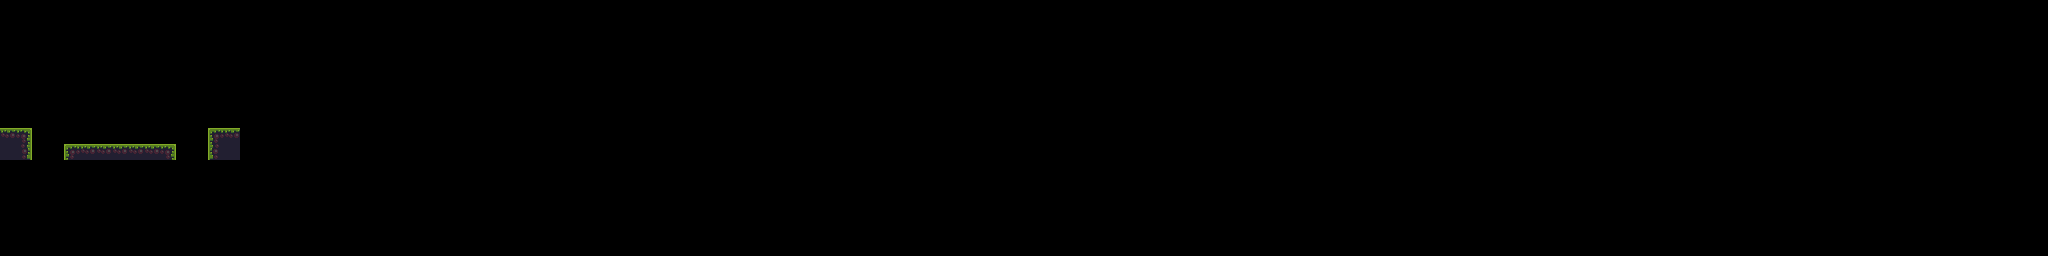

A level layout from a 2D game, rendered from its tile map. Below: a short description, then the map file with its tile-grid data intact:
An orthogonal 128x16 tile map with 16x16 px tiles, 1 tile layer (Tile Layer 1).

<map version="1.5" tiledversion="1.7.2" orientation="orthogonal" renderorder="right-down" width="128" height="16" tilewidth="16" tileheight="16" infinite="0" nextlayerid="2" nextobjectid="1">
 <tileset firstgid="1" source="tileset.tsx" />
 <layer id="1" name="Tile Layer 1" width="128" height="16">
  <data encoding="csv">
0,0,0,0,0,0,0,0,0,0,0,0,0,0,0,0,0,0,0,0,0,0,0,0,0,0,0,0,0,0,0,0,0,0,0,0,0,0,0,0,0,0,0,0,0,0,0,0,0,0,0,0,0,0,0,0,0,0,0,0,0,0,0,0,0,0,0,0,0,0,0,0,0,0,0,0,0,0,0,0,0,0,0,0,0,0,0,0,0,0,0,0,0,0,0,0,0,0,0,0,0,0,0,0,0,0,0,0,0,0,0,0,0,0,0,0,0,0,0,0,0,0,0,0,0,0,0,0,
0,0,0,0,0,0,0,0,0,0,0,0,0,0,0,0,0,0,0,0,0,0,0,0,0,0,0,0,0,0,0,0,0,0,0,0,0,0,0,0,0,0,0,0,0,0,0,0,0,0,0,0,0,0,0,0,0,0,0,0,0,0,0,0,0,0,0,0,0,0,0,0,0,0,0,0,0,0,0,0,0,0,0,0,0,0,0,0,0,0,0,0,0,0,0,0,0,0,0,0,0,0,0,0,0,0,0,0,0,0,0,0,0,0,0,0,0,0,0,0,0,0,0,0,0,0,0,0,
0,0,0,0,0,0,0,0,0,0,0,0,0,0,0,0,0,0,0,0,0,0,0,0,0,0,0,0,0,0,0,0,0,0,0,0,0,0,0,0,0,0,0,0,0,0,0,0,0,0,0,0,0,0,0,0,0,0,0,0,0,0,0,0,0,0,0,0,0,0,0,0,0,0,0,0,0,0,0,0,0,0,0,0,0,0,0,0,0,0,0,0,0,0,0,0,0,0,0,0,0,0,0,0,0,0,0,0,0,0,0,0,0,0,0,0,0,0,0,0,0,0,0,0,0,0,0,0,
0,0,0,0,0,0,0,0,0,0,0,0,0,0,0,0,0,0,0,0,0,0,0,0,0,0,0,0,0,0,0,0,0,0,0,0,0,0,0,0,0,0,0,0,0,0,0,0,0,0,0,0,0,0,0,0,0,0,0,0,0,0,0,0,0,0,0,0,0,0,0,0,0,0,0,0,0,0,0,0,0,0,0,0,0,0,0,0,0,0,0,0,0,0,0,0,0,0,0,0,0,0,0,0,0,0,0,0,0,0,0,0,0,0,0,0,0,0,0,0,0,0,0,0,0,0,0,0,
0,0,0,0,0,0,0,0,0,0,0,0,0,0,0,0,0,0,0,0,0,0,0,0,0,0,0,0,0,0,0,0,0,0,0,0,0,0,0,0,0,0,0,0,0,0,0,0,0,0,0,0,0,0,0,0,0,0,0,0,0,0,0,0,0,0,0,0,0,0,0,0,0,0,0,0,0,0,0,0,0,0,0,0,0,0,0,0,0,0,0,0,0,0,0,0,0,0,0,0,0,0,0,0,0,0,0,0,0,0,0,0,0,0,0,0,0,0,0,0,0,0,0,0,0,0,0,0,
0,0,0,0,0,0,0,0,0,0,0,0,0,0,0,0,0,0,0,0,0,0,0,0,0,0,0,0,0,0,0,0,0,0,0,0,0,0,0,0,0,0,0,0,0,0,0,0,0,0,0,0,0,0,0,0,0,0,0,0,0,0,0,0,0,0,0,0,0,0,0,0,0,0,0,0,0,0,0,0,0,0,0,0,0,0,0,0,0,0,0,0,0,0,0,0,0,0,0,0,0,0,0,0,0,0,0,0,0,0,0,0,0,0,0,0,0,0,0,0,0,0,0,0,0,0,0,0,
0,0,0,0,0,0,0,0,0,0,0,0,0,0,0,0,0,0,0,0,0,0,0,0,0,0,0,0,0,0,0,0,0,0,0,0,0,0,0,0,0,0,0,0,0,0,0,0,0,0,0,0,0,0,0,0,0,0,0,0,0,0,0,0,0,0,0,0,0,0,0,0,0,0,0,0,0,0,0,0,0,0,0,0,0,0,0,0,0,0,0,0,0,0,0,0,0,0,0,0,0,0,0,0,0,0,0,0,0,0,0,0,0,0,0,0,0,0,0,0,0,0,0,0,0,0,0,0,
0,0,0,0,0,0,0,0,0,0,0,0,0,0,0,0,0,0,0,0,0,0,0,0,0,0,0,0,0,0,0,0,0,0,0,0,0,0,0,0,0,0,0,0,0,0,0,0,0,0,0,0,0,0,0,0,0,0,0,0,0,0,0,0,0,0,0,0,0,0,0,0,0,0,0,0,0,0,0,0,0,0,0,0,0,0,0,0,0,0,0,0,0,0,0,0,0,0,0,0,0,0,0,0,0,0,0,0,0,0,0,0,0,0,0,0,0,0,0,0,0,0,0,0,0,0,0,0,
2,3,0,0,0,0,0,0,0,0,0,0,0,1,2,0,0,0,0,0,0,0,0,0,0,0,0,0,0,0,0,0,0,0,0,0,0,0,0,0,0,0,0,0,0,0,0,0,0,0,0,0,0,0,0,0,0,0,0,0,0,0,0,0,0,0,0,0,0,0,0,0,0,0,0,0,0,0,0,0,0,0,0,0,0,0,0,0,0,0,0,0,0,0,0,0,0,0,0,0,0,0,0,0,0,0,0,0,0,0,0,0,0,0,0,0,0,0,0,0,0,0,0,0,0,0,0,0,
14,15,0,0,1,29,29,29,29,29,3,0,0,13,14,0,0,0,0,0,0,0,0,0,0,0,0,0,0,0,0,0,0,0,0,0,0,0,0,0,0,0,0,0,0,0,0,0,0,0,0,0,0,0,0,0,0,0,0,0,0,0,0,0,0,0,0,0,0,0,0,0,0,0,0,0,0,0,0,0,0,0,0,0,0,0,0,0,0,0,0,0,0,0,0,0,0,0,0,0,0,0,0,0,0,0,0,0,0,0,0,0,0,0,0,0,0,0,0,0,0,0,0,0,0,0,0,0,
0,0,0,0,0,0,0,0,0,0,0,0,0,0,0,0,0,0,0,0,0,0,0,0,0,0,0,0,0,0,0,0,0,0,0,0,0,0,0,0,0,0,0,0,0,0,0,0,0,0,0,0,0,0,0,0,0,0,0,0,0,0,0,0,0,0,0,0,0,0,0,0,0,0,0,0,0,0,0,0,0,0,0,0,0,0,0,0,0,0,0,0,0,0,0,0,0,0,0,0,0,0,0,0,0,0,0,0,0,0,0,0,0,0,0,0,0,0,0,0,0,0,0,0,0,0,0,0,
0,0,0,0,0,0,0,0,0,0,0,0,0,0,0,0,0,0,0,0,0,0,0,0,0,0,0,0,0,0,0,0,0,0,0,0,0,0,0,0,0,0,0,0,0,0,0,0,0,0,0,0,0,0,0,0,0,0,0,0,0,0,0,0,0,0,0,0,0,0,0,0,0,0,0,0,0,0,0,0,0,0,0,0,0,0,0,0,0,0,0,0,0,0,0,0,0,0,0,0,0,0,0,0,0,0,0,0,0,0,0,0,0,0,0,0,0,0,0,0,0,0,0,0,0,0,0,0,
0,0,0,0,0,0,0,0,0,0,0,0,0,0,0,0,0,0,0,0,0,0,0,0,0,0,0,0,0,0,0,0,0,0,0,0,0,0,0,0,0,0,0,0,0,0,0,0,0,0,0,0,0,0,0,0,0,0,0,0,0,0,0,0,0,0,0,0,0,0,0,0,0,0,0,0,0,0,0,0,0,0,0,0,0,0,0,0,0,0,0,0,0,0,0,0,0,0,0,0,0,0,0,0,0,0,0,0,0,0,0,0,0,0,0,0,0,0,0,0,0,0,0,0,0,0,0,0,
0,0,0,0,0,0,0,0,0,0,0,0,0,0,0,0,0,0,0,0,0,0,0,0,0,0,0,0,0,0,0,0,0,0,0,0,0,0,0,0,0,0,0,0,0,0,0,0,0,0,0,0,0,0,0,0,0,0,0,0,0,0,0,0,0,0,0,0,0,0,0,0,0,0,0,0,0,0,0,0,0,0,0,0,0,0,0,0,0,0,0,0,0,0,0,0,0,0,0,0,0,0,0,0,0,0,0,0,0,0,0,0,0,0,0,0,0,0,0,0,0,0,0,0,0,0,0,0,
0,0,0,0,0,0,0,0,0,0,0,0,0,0,0,0,0,0,0,0,0,0,0,0,0,0,0,0,0,0,0,0,0,0,0,0,0,0,0,0,0,0,0,0,0,0,0,0,0,0,0,0,0,0,0,0,0,0,0,0,0,0,0,0,0,0,0,0,0,0,0,0,0,0,0,0,0,0,0,0,0,0,0,0,0,0,0,0,0,0,0,0,0,0,0,0,0,0,0,0,0,0,0,0,0,0,0,0,0,0,0,0,0,0,0,0,0,0,0,0,0,0,0,0,0,0,0,0,
0,0,0,0,0,0,0,0,0,0,0,0,0,0,0,0,0,0,0,0,0,0,0,0,0,0,0,0,0,0,0,0,0,0,0,0,0,0,0,0,0,0,0,0,0,0,0,0,0,0,0,0,0,0,0,0,0,0,0,0,0,0,0,0,0,0,0,0,0,0,0,0,0,0,0,0,0,0,0,0,0,0,0,0,0,0,0,0,0,0,0,0,0,0,0,0,0,0,0,0,0,0,0,0,0,0,0,0,0,0,0,0,0,0,0,0,0,0,0,0,0,0,0,0,0,0,0,0
</data>
 </layer>
</map>
